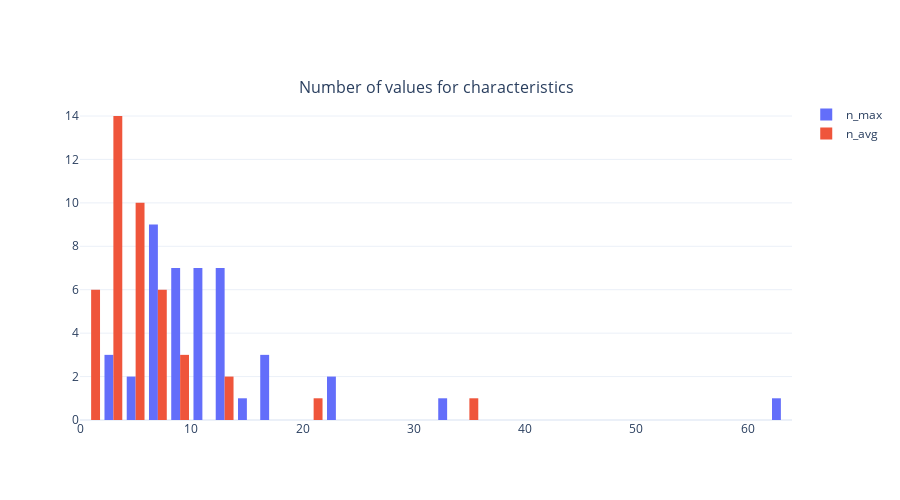

The notebook cell saved with this chart:
### Code cell
import os
import matplotlib.pyplot as plt
from Bio import AlignIO
from Bio.AlignIO.PhylipIO import RelaxedPhylipWriter
from Bio.SeqRecord import SeqRecord
from Bio.Align import MultipleSeqAlignment

import pandas as pd
from plotly import graph_objects as go
from plotly.subplots import make_subplots



states = ["0", "1", "2", "3", "4", "5", "6", "7", "8", "9", "A", "B", "C", "D", "E", "F", "G", "H", "I", "J", "K", "L", "M", "N", "O", "P", "Q", "R", "S", "T", "U", "V", "W", "X", "Y", "Z", "!", "\"", "#", "$", "%", "&", "'", "(", ")", "*", "+",
",", "/", ":", ";", "<", "=", ">", "@", "[", "\\", "]", "^", "_", "{", "|", "}", "~"]
idx_for_state = {}
for i, state in enumerate(states):
    idx_for_state[state] = i
idx_for_state['-'] = -1
idx_for_state['?'] = -1

def determine_num_states(data_type, model):
    d = "alignments/" + data_type + "/" + model
    align_num_states = {}
    row_num_states = {}
    column_num_states = {}
    with os.scandir(d) as it:
        for entry in it:
            if not entry.is_file():
                continue
            try:
                align = AlignIO.read(os.path.join(d, entry.name), "phylip-relaxed")
            except:
                print(entry.name)
                continue
            column_maxima = [max([idx_for_state[char] + 1 for char in rec.seq]) for rec in align]
            row_num_states[entry.name] = column_maxima
            align_num_states[entry.name] = max(column_maxima)
            column_num_states[entry.name] = [max([idx_for_state[record.seq[c]] + 1 for record in align]) for c in range(len(align[0].seq))]
    return (row_num_states, column_num_states, align_num_states)
            
            
def write_num_states(data_type, model):
    (_, _, num_states) = determine_num_states(data_type, model)
    outfile = open("temp/" + data_type + "/max_states.csv", 'w+')
    outfile.write("name,states\n")
    for (name, num) in num_states.items():
        outfile.write(name+"," + str(num) +"\n")
        
def write_avg_col_states(data_type, model):
    (_, col_num_states, _) = determine_num_states(data_type, model)
    outfile = open("temp/" + data_type + "/avg_col_states.csv", 'w+')
    outfile.write("name,avg_states\n")
    for (name, col_states) in col_num_states.items():
        avg = sum(col_states)/len(col_states)
        outfile.write(name+"," + str(avg) +"\n") 
        
def x_values(df, col, eliminate_outlier):
    if eliminate_outlier:
        lower = df[col].quantile(0.1)
        upper = df[col].quantile(0.9)
    else:
        lower = df[col].min()
        upper = df[col].max()
    return df.loc[df[col].between(lower, upper)][col]
        
def read_and_plot_num_states(data_type, model):
    df = pd.read_csv("temp/" + data_type + "/max_states.csv")
    df_avg = pd.read_csv("temp/" + data_type + "/avg_col_states.csv")
    d = {}
    for i, row in df_avg.iterrows():
        d[row["name"]] = row["avg_states"]
    avg_states = []
    for i, row in df.iterrows():
        avg_states.append(d[row["name"]])
    df["avg_states"]  =avg_states
    
    fig = make_subplots(
        rows=1,
        cols=1,
        subplot_titles=["Number of values for characteristics"]
    )
    
        
    fig.append_trace(
        go.Histogram(
            x=x_values(df, 'states', False),
            name="n_max",
            showlegend=True,
            nbinsx=60
            #, histnorm="percent"
        ),
        row=1,
        col=1
    )

    fig.append_trace(
        go.Histogram(
            x=x_values(df, 'avg_states', False),
            name="n_avg",
            showlegend=True,
            nbinsx=60
            #, histnorm="percent"
        ),
        row=1,
        col=1
    )
    return fig


data_type = "lang"
model = "multi"
#plot_num_states(data_type, model)
write_avg_col_states(data_type, model)
write_num_states(data_type, model)
read_and_plot_num_states(data_type, model).update_layout(template="plotly_white", height=500)

### Figure 1 — Plotly figure (JSON) as saved in the notebook; plotly's stock layout.template omitted (floating-point values rounded to 4 significant figures)
{"data": [{"name": "n_max", "nbinsx": 60, "showlegend": true, "type": "histogram", "x": [6, 33, 63, 6, 22, 17, 9, 4, 6, 13, 7, 7, 10, 10, 6, 13, 13, 3, 15, 17, 13, 10, 8, 7, 3, 8, 8, 5, 8, 3, 11, 12, 13, 13, 7, 10, 8, 10, 6, 9, 10, 22, 16], "xaxis": "x", "yaxis": "y"}, {"name": "n_avg", "nbinsx": 60, "showlegend": true, "type": "histogram", "x": [5.817, 21.08, 35.89, 2.139, 13.28, 8.703, 4.027, 2.056, 3.305, 3.18, 2.775, 3.5, 5.622, 3.957, 1.865, 5.45, 6.635, 2.93, 4.886, 6.957, 6.779, 5.658, 2.303, 1.5, 1.63, 3.718, 1.99, 1.611, 2.036, 1.568, 4.325, 7.319, 8.658, 7.703, 2.897, 5.625, 6.225, 5.02, 3.028, 2.182, 4.52, 12.71, 9.205], "xaxis": "x", "yaxis": "y"}], "layout": {"annotations": [{"font": {"size": 16}, "showarrow": false, "text": "Number of values for characteristics", "x": 0.5, "xanchor": "center", "xref": "paper", "y": 1, "yanchor": "bottom", "yref": "paper"}], "height": 500, "xaxis": {"anchor": "y", "domain": [0, 1]}, "yaxis": {"anchor": "x", "domain": [0, 1]}}}
